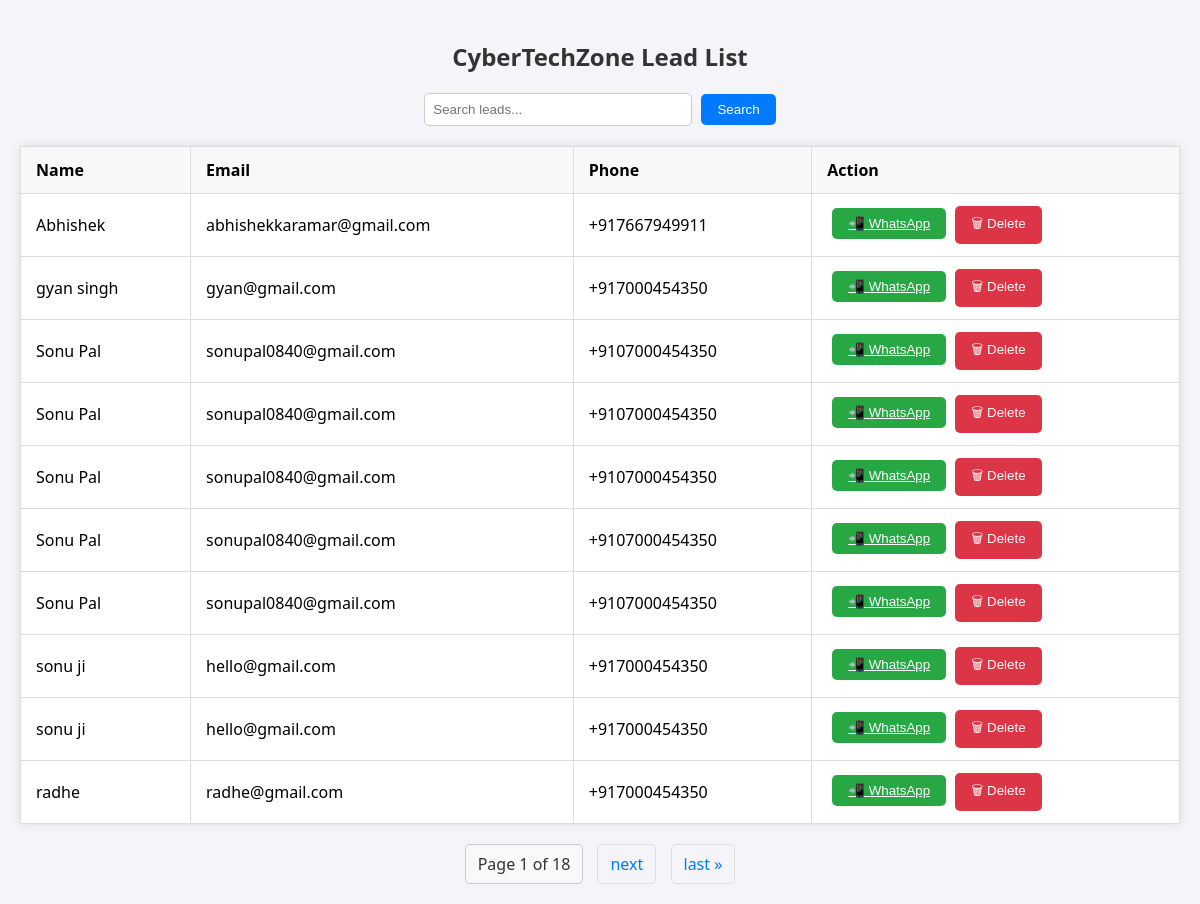
The page /leads/ on the database as committed earlier.
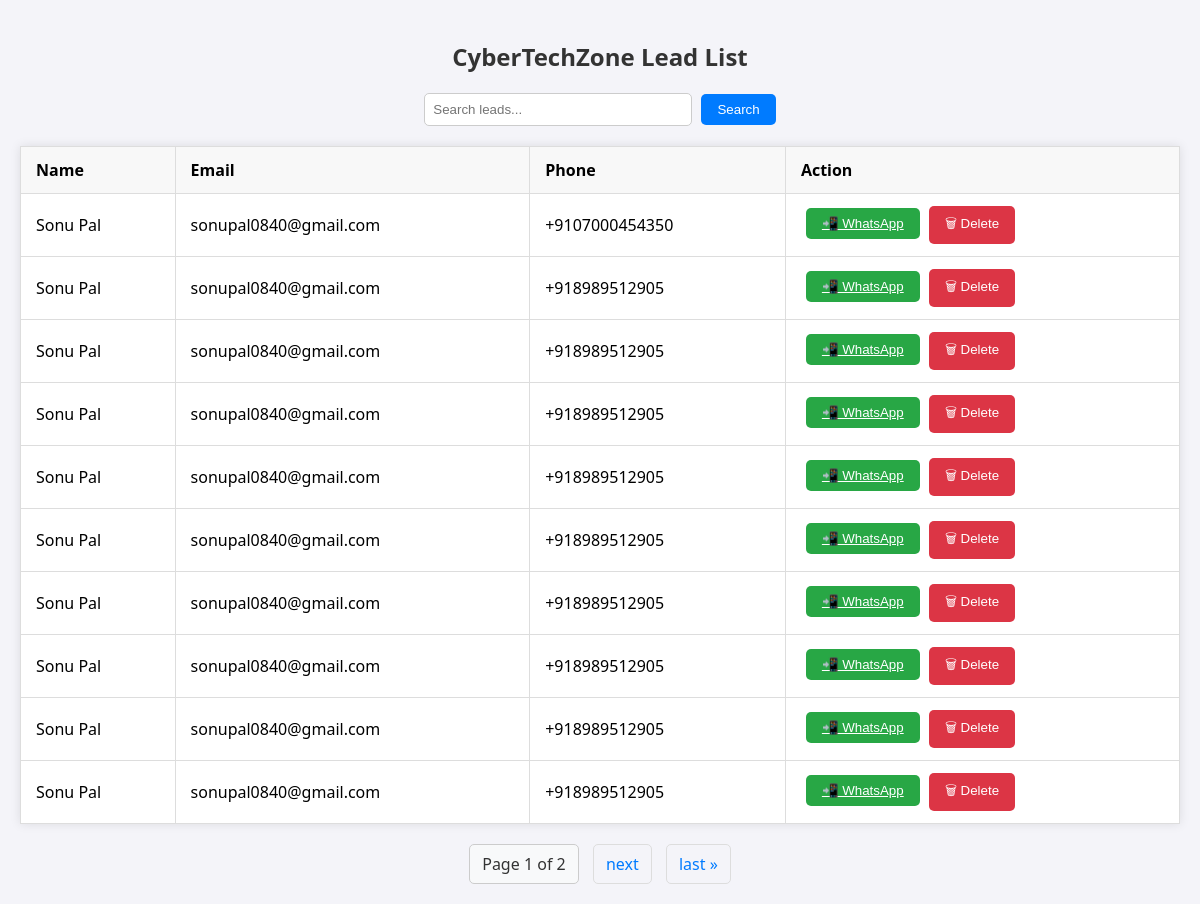
The same page on the database as committed later.
### leads/models.py (models this page shows, shortened)
class Lead(models.Model):
    name = models.CharField(max_length=100)
    email = models.EmailField()
    phone = models.CharField(max_length=15)
    interest = models.CharField(max_length=100)
    score = models.IntegerField(default=0)
    segment = models.CharField(max_length=50, blank=True, null=True)
    timestamp = models.DateTimeField(default=timezone.now)

### leads/views.py (the view)
# urls.py: path('leads/', views.lead_list, name='lead_list'),
def lead_list(request):
    leads = Lead.objects.all()
    query = request.GET.get('q')
    if query:
        leads = leads.filter(
            Q(name__icontains=query) |
            Q(email__icontains=query) |
            Q(segment__icontains=query)
        )
    paginator = Paginator(leads, 10)
    page_number = request.GET.get('page')
    page_obj = paginator.get_page(page_number)
    return render(request, 'lead_list.html', {'page_obj': page_obj})

### templates/lead_list.html (shortened to what this page needs)
{% load static %}
<!DOCTYPE html>
<html lang="en">
<head>
    <link rel="stylesheet" href="{% static 'css/lead_list.css' %}">
</head>
<body>
    <div class="container">
        <h2>CyberTechZone Lead List</h2>
        <form method="get" class="search-form">
            <input type="text" name="q" placeholder="Search leads..." value="{{ request.GET.q }}">
            <button type="submit" class="btn">Search</button>
        </form>
        <table class="lead-table">
            <thead>
                <tr>
                    <th>Name</th>
                    <th>Email</th>
                    <th>Phone</th>
                    <th>Action</th>
                </tr>
            </thead>
            <tbody>
                {% for lead in page_obj %}
                <tr>
                    <td>{{ lead.name }}</td>
                    <td>{{ lead.email }}</td>
                    <td>{{ lead.phone }}</td>
                    <td>
                        <form method="post" action="{% url 'send_whatsapp_message' lead.id %}" style="display:inline;">
                            <button type="submit" class="btn btn-success"><a href="https://wa.me/{{ lead.phone|urlencode }}?text=Hello%20{{ lead.name }},%20thank%20you%20for%20your%20interest!"
                                class="btn btn-success"
                                target="_blank">
                                📲 WhatsApp
                             </a></button>
                        </form>
                        <form method="post" action="{% url 'delete_lead' lead.id %}" style="display:inline;">
                            <button type="submit" class="btn btn-danger">🗑 Delete</button>
                        </form>
                    </td>
                </tr>
                {% empty %}
                <tr><td colspan="6">No leads found.</td></tr>
                {% endfor %}
            </tbody>
        </table>
        <div class="pagination">
            <span>Page {{ page_obj.number }} of {{ page_obj.paginator.num_pages }}</span>
            {% if page_obj.has_next %}
                <a href="?page={{ page_obj.next_page_number }}">next</a>
                <a href="?page={{ page_obj.paginator.num_pages }}">last &raquo;</a>
            {% endif %}
        </div>
    </div>
</body>
</html>

Rows that differ between the two databases and show on the page:
removed Lead: name "Abhishek", email "abhishekkaramar@gmail.com", phone "+917667949911"
removed Lead: name "gyan singh", email "gyan@gmail.com", phone "+917000454350"
removed Lead: name "Sonu Pal", email "sonupal0840@gmail.com", phone "+9107000454350"
removed Lead: name "Sonu Pal", email "sonupal0840@gmail.com", phone "+9107000454350"
removed Lead: name "Sonu Pal", email "sonupal0840@gmail.com", phone "+9107000454350"
removed Lead: name "Sonu Pal", email "sonupal0840@gmail.com", phone "+9107000454350"
removed Lead: name "sonu ji", email "hello@gmail.com", phone "+917000454350"
removed Lead: name "sonu ji", email "hello@gmail.com", phone "+917000454350"
removed Lead: name "radhe", email "radhe@gmail.com", phone "+917000454350"
added Lead: name "Sonu Pal", email "sonupal0840@gmail.com", phone "+918989512905"
added Lead: name "Sonu Pal", email "sonupal0840@gmail.com", phone "+918989512905"
added Lead: name "Sonu Pal", email "sonupal0840@gmail.com", phone "+918989512905"
added Lead: name "Sonu Pal", email "sonupal0840@gmail.com", phone "+918989512905"
added Lead: name "Sonu Pal", email "sonupal0840@gmail.com", phone "+918989512905"
added Lead: name "Sonu Pal", email "sonupal0840@gmail.com", phone "+918989512905"
added Lead: name "Sonu Pal", email "sonupal0840@gmail.com", phone "+918989512905"
added Lead: name "Sonu Pal", email "sonupal0840@gmail.com", phone "+918989512905"
added Lead: name "Sonu Pal", email "sonupal0840@gmail.com", phone "+918989512905"
Other text that changed with them:
{{ page_obj.paginator.num_pages }}: "18" → "2"
